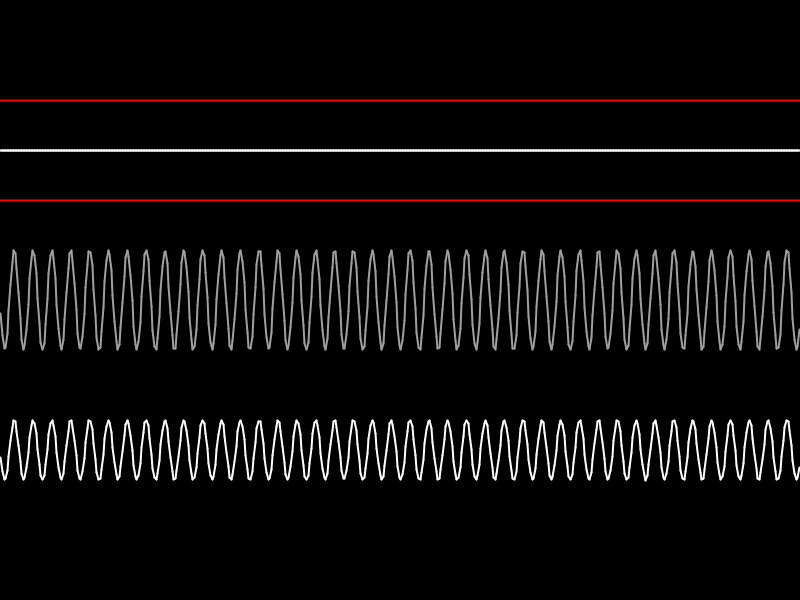
Frame 1 (no input)
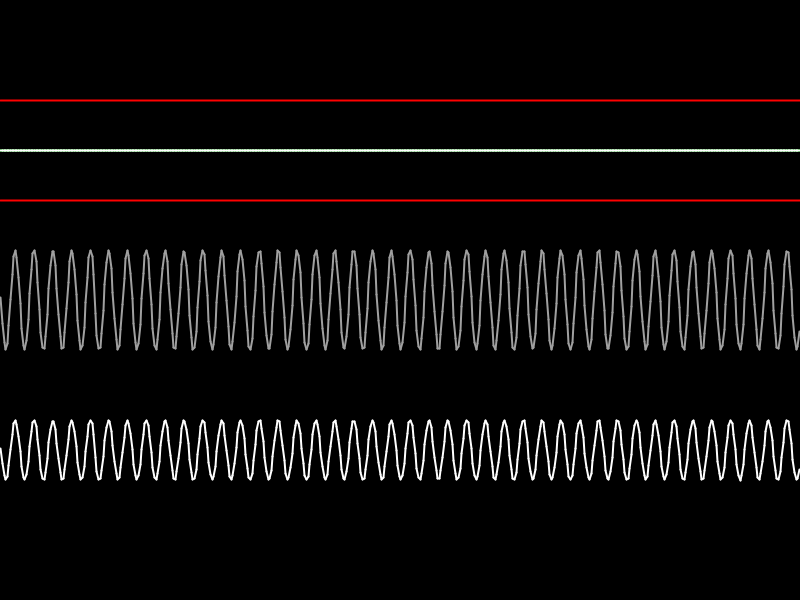
Frame 60 (the mouse pressed at the canvas centre just before this capture)
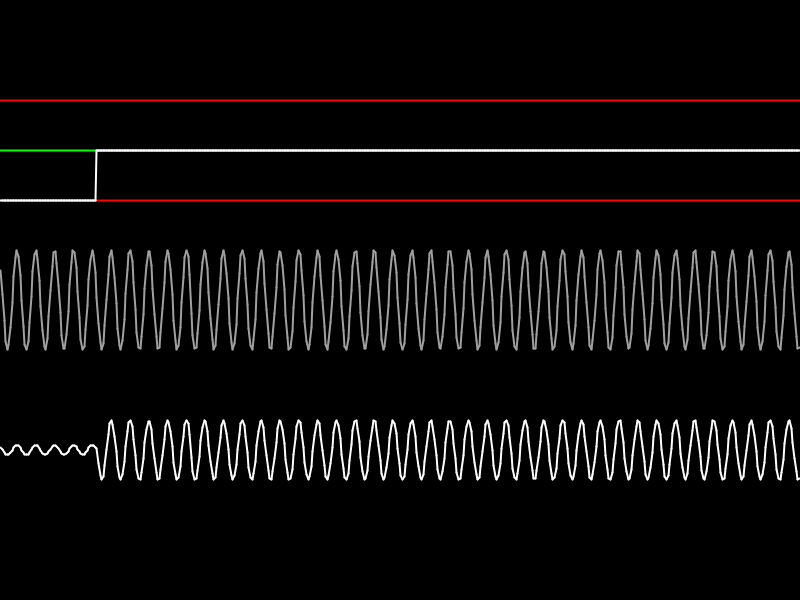
Frame 120 (the mouse held since frame 60 and released just before this capture)

The Processing sketch that drew these frames (run headless with seeded random() and noise(); from frame 60 on, the mouse is pressed at the canvas centre):

// Processing sketch: AM_modulation
// ── AM_modulation.pde
int N = 500;
int A = 50;
float k = 1 / 3.;

int signal_y0, carrier_y0, output_y0;

float[] x = new float[N];
float[] ySignal = new float[N];
float[] yCarrier = new float[N];
float[] yOutput = new float[N];
float carrierPhase = 0;
float signalMax = 50, carrierMin = 10;

int i;
boolean isPaused = false;


void setup() {
  size(800, 600);
  strokeWeight(2);
  resetWaves();
  
  frameRate(30);
  
  signal_y0 = height / 4;
  carrier_y0 = 2 * height / 4;
  output_y0 = 3 * height / 4;
}

void draw() {
  float u;
  
  background(0);
  
  if (mousePressed) {
    u = mouseY - signal_y0;
    if (u > signalMax) u = signalMax;
    if (u < -signalMax) u = -signalMax;
    ySignal[0] = u;
  }
  
  simulateOutput();
  
  stroke(0, 255, 0);
  line(0, signal_y0, width, signal_y0);
  stroke(255, 0, 0);
  line(0, signal_y0 + signalMax, width, signal_y0 + signalMax);
  line(0, signal_y0 - signalMax, width, signal_y0 - signalMax);

  stroke(255);  
  renderWave(signal_y0, ySignal);
  stroke(160);
  renderWave(carrier_y0, yCarrier);
  stroke(255);
  renderWave(output_y0, yOutput);
  
  if (!isPaused) {
    advanceSignal();
    advanceCarrier();
  }
}

void keyPressed() {
  if (keyCode == ' ') {
    isPaused = !isPaused;
  }
}

void resetWaves() {
  for (i = 0; i < N; i ++) {
    x[i] = (i + .5) * width / N;
    ySignal[i] = 0;
    yCarrier[i] = A * sin(k * x[i]);
    yOutput[i] = 0;
  }
}

void renderWave(int y0, float[] y) {
  for (i = 1; i < N; i ++) {
    line(x[i-1], y0 + y[i-1], x[i], y0 + y[i]);
  }
}

void simulateOutput() {
  for (i = 0; i < N; i ++) {
    yOutput[i] = .5 * (-ySignal[i] + signalMax + carrierMin)
      * yCarrier[i] / A;
  }
}

void advanceSignal() {
  for (i = N - 1; i > 0; i --) {
    ySignal[i] = ySignal[i-1];
  }
}

void advanceCarrier() {
  carrierPhase -= x[1] - x[0];
  for (i = N - 1; i > 0; i --) {
    yCarrier[i] = yCarrier[i-1];
  }
  yCarrier[0] = A * sin(k * carrierPhase);
}
